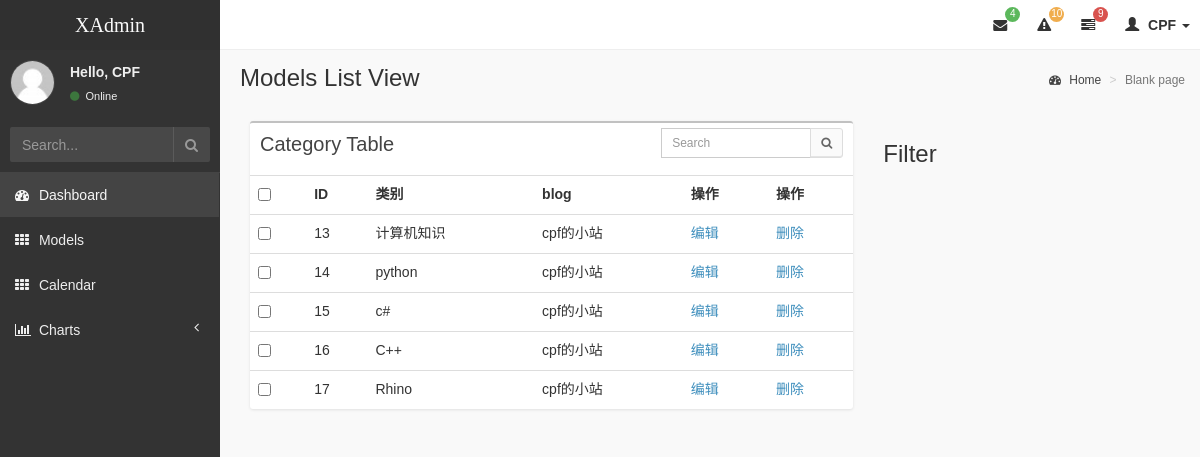
The app's page /xadmin/blog/category/ with its own data.
### blog/models.py (models this page shows, shortened)
class Blog(models.Model):
    title = models.CharField(max_length=32,verbose_name="博客名称")
    motto = models.CharField(max_length=128,blank=True,verbose_name="座右铭")
    theme = models.CharField(max_length=32,default="default",verbose_name="主题")
    def __str__(self):
        return self.title
    class Meta:
        verbose_name = "博客"
        verbose_name_plural = verbose_name

class Category(models.Model):
    title = models.CharField(max_length=32,verbose_name="类别")
    blog = models.ForeignKey(to="Blog",on_delete=models.CASCADE)
    class Meta:
        verbose_name = "文章类别"
        verbose_name_plural = verbose_name

### xadmin/service/xadmin.py (the view)
    def list_view(self, request):
        search_connection = self.get_search_condition(request)
        filter_condition = self.get_filter_condition(request)
        data_list = self.model.objects.all().filter(search_connection).filter(filter_condition)
        showlist = ShowList(self, data_list, request)
        return render(request, 'xadmin/list_view.html', {'showlist': showlist})

### blog/utils/premission.py (called while the page is built)
    def process_request(self,request):
        if request.path == "/blog/edit/":
            if not request.user.username:
                return redirect(to='/blog/index')

### utils/page.py (called while the page is built)
    @property
    def start(self):
        return (self.current_page - 1) * self.per_page

    @property
    def end(self):
        num = self.current_page * self.per_page
        if num > self.data_num:
            num = self.data_num
        return num

### xadmin/service/xadmin.py (called while the page is built, shortened)
    def get_filter_tags(self):
        link_dict = {}
        return link_dict

    def get_header(self):
        header_list = []
        for field in self.config.new_list_play():
            if callable(field):
                val = field(self.config, header=True)
                header_list.append(val)
            elif field == '__str__':
                header_list.append(self.config.model._meta.model_name.upper())
            else:
                val = self.config.model._meta.get_field(field).verbose_name
                header_list.append(val)
        return header_list

    def edit(self, obj=None, header=False):
        if header:
            return "操作"
        _url = self.get_change_url(obj)
        return mark_safe("<a href='{}'>编辑</a>".format(_url))

    def delete(self, obj=None, header=False):
        if header:
            return "操作"
        _url = self.get_delete_url(obj)
        return mark_safe("<a href='{}'>删除</a>".format(_url))

    def checkbox(self, obj=None, header=False):
        if header:
            return mark_safe("<input id='choice' type='checkbox'>")
        return mark_safe("<input class='choice_item' type='checkbox' name='selected_pk' value='{}'".format(obj.pk))

    def new_list_play(self):
        temp = []
        temp.append(XAdminModel.checkbox)
        temp.extend(self.list_display)
        if not self.list_display_links:
            temp.append(XAdminModel.edit)
        temp.append(XAdminModel.delete)
        return temp

    def new_actions(self):
        temp = []
        temp.append(XAdminModel.patch_delete)
        temp.extend(self.actions)
        return temp

    def get_delete_url(self, obj):
        _url = reverse("{}_{}_delete".format(self.app_label, self.model_name), args=(obj.pk,))
        return _url

    def get_change_url(self, obj):
        _url = reverse("{}_{}_change".format(self.app_label, self.model_name), args=(obj.pk,))
        return _url

### xadmin/templates/xadmin/list_view.html (shortened to what this page needs)
{% extends './layout.html' %}
{% block content-header %}
{{model_name|capfirst}} Models List View
{% endblock %}
{% block content %}
<div>
    <div class="col-md-8">
        <div class="box">
            <div class="box-header">
                <h3 class="box-title">{{showlist.model_name|capfirst}} Table</h3>
                <div class="box-tools">
                    <div class="input-group">
                        <input type="text" name="table_search" class="form-control input-sm pull-right"
                               style="width: 150px;" placeholder="Search">
                        <div class="input-group-btn">
                            <button class="btn btn-sm btn-default"><i class="fa fa-search"></i></button>
                        </div>
                    </div>
                </div>
            </div>
            <div class="box-body table-responsive no-padding">
                <table class="table table-hover">
                    <tbody>
                    <tr>
                        {% for item in showlist.get_header %}
                        <td>
                            <strong>{{item}}</strong>
                        </td>
                        {% endfor %}
                    </tr>
                    {% for item_list in showlist.get_body %}
                    <tr>
                        {% for item in item_list %}
                        <td>
                            {{item}}
                        </td>
                        {% endfor %}
                    </tr>
                    {% endfor %}
                    </tbody>
                </table>
            </div>
        </div>
    </div>
    <div class="col-md-3">
        <div class="filter">
            <h3>Filter</h3>
        </div>
    </div>
</div>
{% endblock %}

### records on screen
Blog: item_list "13" "编辑" "删除" "14" "编辑" "删除" "15" "编辑" "删除" "16" "编辑" "删除" "17" "编辑" "删除", title "cpf的小站"
Category: item_list "计算机知识"
Category: item_list "python"
Category: item_list "c#"
Category: item_list "C++"
Category: item_list "Rhino"

### other values on screen
{{ showlist.model_name|capfirst }} "Category"
{{ item }} "ID" "类别" "blog" "操作" "操作"
